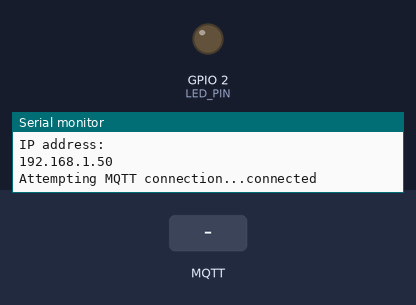
Recording of a sketch running on a simulated ESP8266 (NodeMCU). Parts: output pins drawn as LEDs (lit = HIGH), the last lines printed to the serial monitor. The inputs (shaded band) are chosen by the test bench. WiFi joins after 1.5 s; servers stay silent unless stated; no MQTT or app messages arrive unless stated.

Above: at 4.7 s.
4.8 s: MQTT message "LEDON" arrives on the first subscribed topic
At 5.6 s:
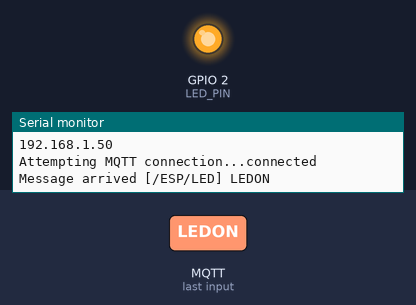
6.3 s: MQTT message "1" arrives on the first subscribed topic
At 6.8 s:
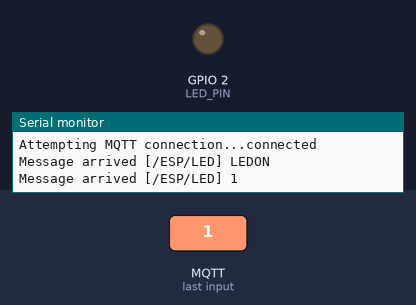
Timing chart, 0 to 9.3 s (numbered marks = the images above; inputs shaded):
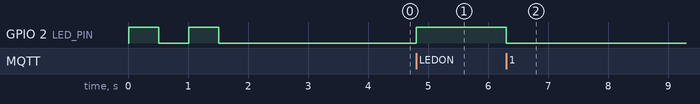

Measured:
- after the input at 4.8 s, GPIO 2 (LED_PIN): LOW → HIGH at once
- after the input at 6.3 s, GPIO 2 (LED_PIN): HIGH → LOW at once

The sketch:

esp8266_mqtt.ino
```cpp
//Create by deltalogic.io
#include <ESP8266WiFi.h>
#include <PubSubClient.h>

// Update these with values suitable for your network.
const char* ssid = "ATSPENG2_2.4G";
const char* password = "038337078";

//const char* ssid = "Jirawat";
//const char* password = "0805800888";

// Config MQTT Server
#define mqtt_server "deltalogic.io"
#define mqtt_port 1883
#define mqtt_user "deltalogic"
#define mqtt_password "deltalogic2020"

#define LED_PIN 2

WiFiClient espClient;
PubSubClient client(espClient);

void setup() {
  pinMode(LED_PIN, OUTPUT);

  Serial.begin(115200);
  delay(10);

  Serial.println();
  Serial.print("Connecting to ");
  Serial.println(ssid);

  WiFi.begin(ssid, password);

  while (WiFi.status() != WL_CONNECTED) {
    digitalWrite(LED_PIN,HIGH);
    delay(500);
    digitalWrite(LED_PIN,LOW);
    delay(500);
    Serial.print(".");
  }

  Serial.println("");
  Serial.println("WiFi connected");
  Serial.println("IP address: ");
  Serial.println(WiFi.localIP());

  client.setServer(mqtt_server, mqtt_port);
  client.setCallback(callback);
}

void loop() {
  if (!client.connected()) {
    Serial.print("Attempting MQTT connection...");
    if (client.connect("ESP8266Client", mqtt_user, mqtt_password)) {
      Serial.println("connected");
      client.subscribe("/ESP/LED");// topic   สำหรับการรับ message
    } else {
      Serial.print("failed, rc=");
      Serial.print(client.state());
      Serial.println(" try again in 5 seconds");
      delay(5000);
      return;
    }
  }
  client.loop();
}

void callback(char* topic, byte* payload, unsigned int length) {//event call back สำหรับรองรับการกิด event ระหว่างการรับส่งข้อมูล
  Serial.print("Message arrived [");
  Serial.print(topic);
  Serial.print("] ");
  String msg = "";
  int i=0;
  while (i<length) msg += (char)payload[i++];
  if (msg == "GET") {
    client.publish("/ESP/LED", (digitalRead(LED_PIN) ? "LEDON" : "LEDOFF"));
    Serial.println("Send !");
    return;
  }
  digitalWrite(LED_PIN, (msg == "LEDON" ? HIGH : LOW));
  Serial.println(msg);
}
```
